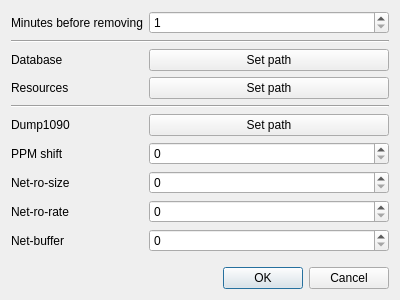
<?xml version="1.0" encoding="UTF-8"?>
<ui version="4.0">
 <class>Settings</class>
 <widget class="QDialog" name="Settings">
  <property name="windowModality">
   <enum>Qt::ApplicationModal</enum>
  </property>
  <property name="geometry">
   <rect>
    <x>0</x>
    <y>0</y>
    <width>400</width>
    <height>300</height>
   </rect>
  </property>
  <property name="windowTitle">
   <string>Settings</string>
  </property>
  <property name="modal">
   <bool>true</bool>
  </property>
  <layout class="QVBoxLayout" name="verticalLayout">
   <item>
    <layout class="QFormLayout" name="formLayout">
     <item row="2" column="0">
      <widget class="QLabel" name="databaseLabel">
       <property name="text">
        <string>Database</string>
       </property>
      </widget>
     </item>
     <item row="3" column="0">
      <widget class="QLabel" name="resourcesLabel">
       <property name="text">
        <string>Resources</string>
       </property>
      </widget>
     </item>
     <item row="5" column="0">
      <widget class="QLabel" name="dump1090Label">
       <property name="text">
        <string>Dump1090</string>
       </property>
      </widget>
     </item>
     <item row="2" column="1">
      <widget class="QPushButton" name="databaseButton">
       <property name="text">
        <string>Set path</string>
       </property>
      </widget>
     </item>
     <item row="3" column="1">
      <widget class="QPushButton" name="resourcesButton">
       <property name="text">
        <string>Set path</string>
       </property>
      </widget>
     </item>
     <item row="5" column="1">
      <widget class="QPushButton" name="dump1090Button">
       <property name="text">
        <string>Set path</string>
       </property>
      </widget>
     </item>
     <item row="6" column="0">
      <widget class="QLabel" name="pPMShiftLabel">
       <property name="text">
        <string>PPM shift</string>
       </property>
      </widget>
     </item>
     <item row="6" column="1">
      <widget class="QSpinBox" name="pPMShiftSpinBox"/>
     </item>
     <item row="4" column="0" colspan="2">
      <widget class="Line" name="line">
       <property name="orientation">
        <enum>Qt::Horizontal</enum>
       </property>
      </widget>
     </item>
     <item row="7" column="0">
      <widget class="QLabel" name="netRoSizeLabel">
       <property name="text">
        <string>Net-ro-size</string>
       </property>
      </widget>
     </item>
     <item row="7" column="1">
      <widget class="QSpinBox" name="netRoSizeSpinBox">
       <property name="maximum">
        <number>1300</number>
       </property>
      </widget>
     </item>
     <item row="8" column="0">
      <widget class="QLabel" name="netRoRateLabel">
       <property name="text">
        <string>Net-ro-rate</string>
       </property>
      </widget>
     </item>
     <item row="8" column="1">
      <widget class="QSpinBox" name="netRoRateSpinBox"/>
     </item>
     <item row="9" column="0">
      <widget class="QLabel" name="netBufferLabel">
       <property name="text">
        <string>Net-buffer</string>
       </property>
      </widget>
     </item>
     <item row="9" column="1">
      <widget class="QSpinBox" name="netBufferSpinBox">
       <property name="maximum">
        <number>7</number>
       </property>
      </widget>
     </item>
     <item row="1" column="0" colspan="2">
      <widget class="Line" name="line_2">
       <property name="orientation">
        <enum>Qt::Horizontal</enum>
       </property>
      </widget>
     </item>
     <item row="0" column="0">
      <widget class="QLabel" name="minutesBeforeRemovingLabel">
       <property name="text">
        <string>Minutes before removing</string>
       </property>
      </widget>
     </item>
     <item row="0" column="1">
      <widget class="QSpinBox" name="minutesBeforeRemovingSpinBox">
       <property name="minimum">
        <number>1</number>
       </property>
       <property name="maximum">
        <number>60</number>
       </property>
      </widget>
     </item>
    </layout>
   </item>
   <item>
    <widget class="QDialogButtonBox" name="buttonBox">
     <property name="orientation">
      <enum>Qt::Horizontal</enum>
     </property>
     <property name="standardButtons">
      <set>QDialogButtonBox::Cancel|QDialogButtonBox::Ok</set>
     </property>
    </widget>
   </item>
  </layout>
 </widget>
 <resources/>
 <connections>
  <connection>
   <sender>buttonBox</sender>
   <signal>accepted()</signal>
   <receiver>Settings</receiver>
   <slot>accept()</slot>
   <hints>
    <hint type="sourcelabel">
     <x>229</x>
     <y>278</y>
    </hint>
    <hint type="destinationlabel">
     <x>157</x>
     <y>274</y>
    </hint>
   </hints>
  </connection>
  <connection>
   <sender>buttonBox</sender>
   <signal>rejected()</signal>
   <receiver>Settings</receiver>
   <slot>reject()</slot>
   <hints>
    <hint type="sourcelabel">
     <x>297</x>
     <y>284</y>
    </hint>
    <hint type="destinationlabel">
     <x>286</x>
     <y>274</y>
    </hint>
   </hints>
  </connection>
 </connections>
</ui>
